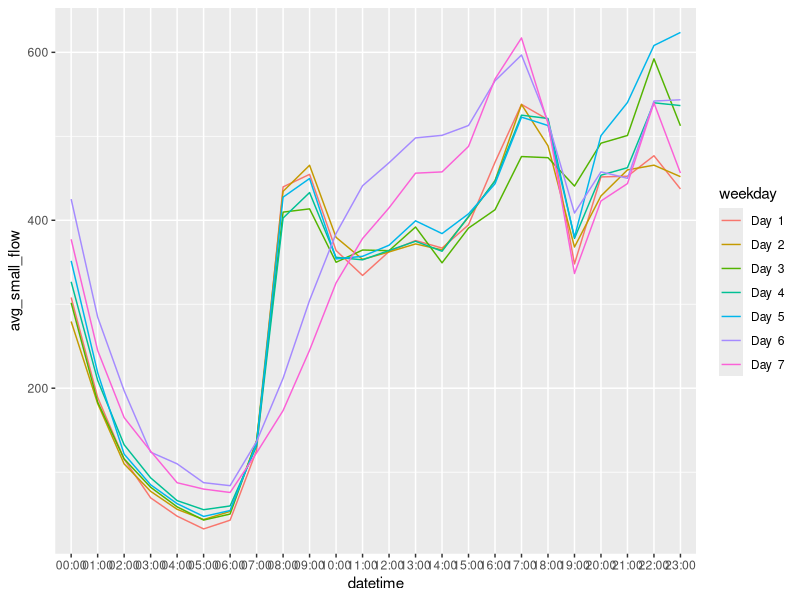
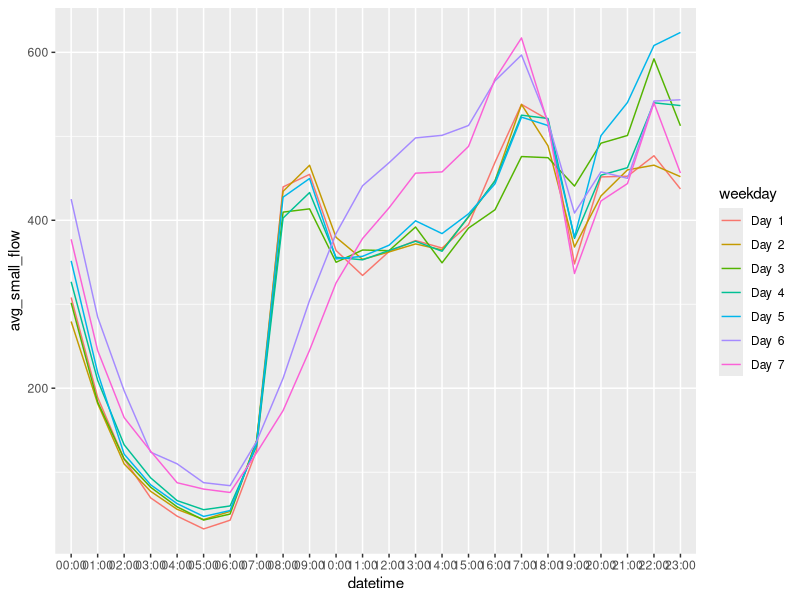

Generate these figures, in order, with R:
library(ggplot2)

flowdata = read.table(file="flowdata.csv",  header=TRUE, sep=",")
avg_small_flow_data = subset(flowdata, select = c(datetime, avg_small_flow, weekday))
attach(avg_small_flow_data)
avg_small_flow_data = avg_small_flow_data[avg_small_flow>0,]

##	split time

temptime <- read.table(textConnection(as.character(avg_small_flow_data$datetime)))
avg_small_flow_data$datetime <- temptime$V2

temp1 = aggregate(avg_small_flow_data[2:2], by=list(avg_small_flow_data$weekday, avg_small_flow_data$datetime), mean)

##	rename col names.
colnames(temp1) <- c("weekday", "datetime", "avg_small_flow")

##	sort by weekday
temp1 = temp1[with(temp1, order(temp1$weekday)),]

##	rename content of weekday in order to avoid to become continuous values.
temp1$weekday <- paste("Day ", temp1$weekday)

##	output temp1 to .csv
write.csv(temp1, file = "Q2_small.csv")

ggplot(temp1, aes(datetime, avg_small_flow, color=weekday)) + geom_line(aes(group = weekday))

ggsave(file="Q2_small.pdf")